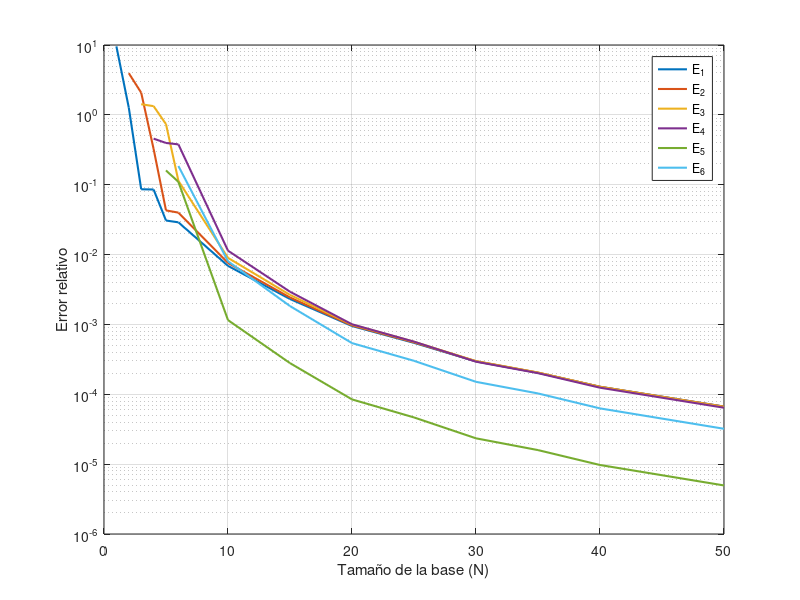
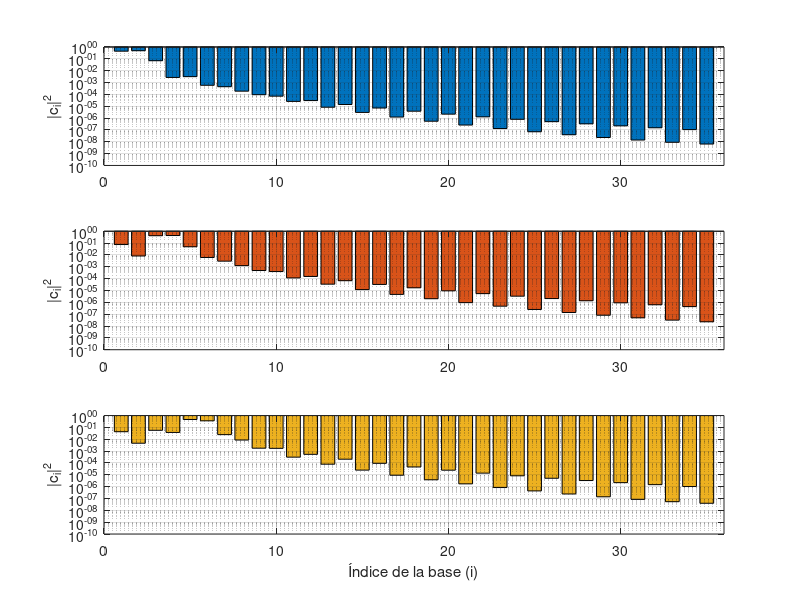
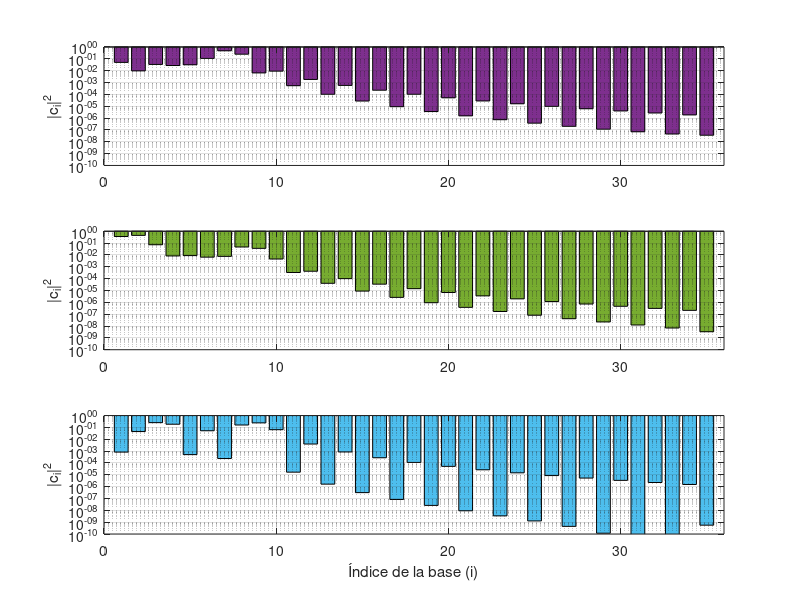
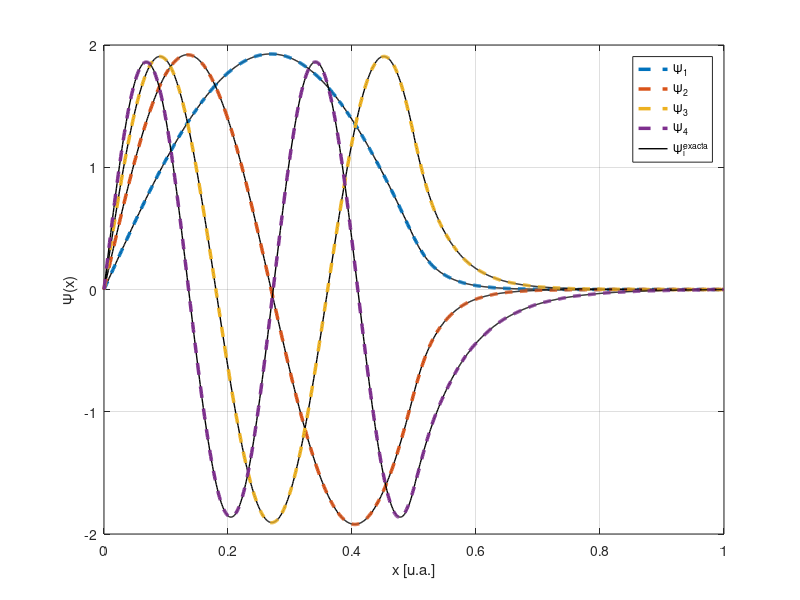

Source code (MATLAB) for these figures, in order:
clear;
clc;
close all;

%% --- Configuración global y Parámetros del Sistema ---
V_0 = 350; % Altura del escalón 
L = 1;     % Anchura de la caja [u.a.]

N_vals = [1, 2, 3, 4, 5, 6, 10, 15, 20, 25, 30, 35, 40, 50];
n_states = 6;
E_num = NaN(length(N_vals), n_states);
colores_estado = lines(n_states);

%% =========================================================================
% SECCIÓN 1: ENSAMBLAJE MATRICIAL NUMÉRICO Y BÚSQUEDA ANALÍTICA 
% =========================================================================
% Construye la matriz de perturbación analítica imponiendo las reglas de selección de paridad y obtiene el espectro FDM.
% Paralelamente, localiza las raíces analíticas exactas (E_exa) solventando las ecuaciones trascendentales.

% 1.1 Cálculo de autovalores numéricos mediante diagonalización
for n_idx = 1:length(N_vals)
    n_max = N_vals(n_idx);
    H = zeros(n_max, n_max);
    for i = 1:n_max
        for j = 1:n_max
            if i == j
                H(i,j) = ((pi*i)^2 + V_0)/2;
            elseif mod(i+j,2) ~= 0 && mod(i-j,2) ~= 0
                H(i,j) = V_0*(sin(pi*(i+j)/2)/(i+j) - sin(pi*(i-j)/2)/(i-j))/pi;
            end
        end
    end
    [phi_tmp, E_tmp] = eig(H);
    diagE = diag(E_tmp);
    limit = min(n_max, n_states);
    E_num(n_idx, 1:limit) = diagE(1:limit)';
    
    % Se guarda los autovectores para N=35
    if n_max == 35
        phi_35 = phi_tmp;
    end
end

% 1.2 Búsqueda de autovalores analíticos exactos (solución trascendental)
% (Se emplea una matriz auxiliar masiva N=100 para semillar el fzero de forma robusta)
H_seed = zeros(100, 100);
for i = 1:100
    for j = 1:100
        if i == j
            H_seed(i,j) = ((pi*i)^2 + V_0)/2;
        elseif mod(i+j,2) ~= 0 && mod(i-j,2) ~= 0
            H_seed(i,j) = V_0*(sin(pi*(i+j)/2)/(i+j) - sin(pi*(i-j)/2)/(i-j))/pi;
        end
    end
end
[~, E_tmp_seed] = eig(H_seed);
semillas = sort(diag(E_tmp_seed));

g1 = @(E) sqrt(2*(V_0-E)) .* sin(sqrt(2*E)/2) .* sinh(sqrt(2*(V_0-E))/2) + ...
          sqrt(2*E) .* cos(sqrt(2*E)/2) .* cosh(sqrt(2*(V_0-E))/2);
g2 = @(E) sqrt(2*E) .* cos(sqrt(2*E)/2) .* sin(sqrt(2*(E-V_0))/2) + ...
          sqrt(2*(E-V_0)) .* cos(sqrt(2*(E-V_0))/2) .* sin(sqrt(2*E)/2);

E_exa = zeros(1,n_states);
opts_fzero = optimset('Display', 'off');
for n = 1:n_states
    if semillas(n) < V_0
        E_exa(n) = fzero(g1, semillas(n), opts_fzero);
    else
        E_exa(n) = fzero(g2, semillas(n), opts_fzero);
    end
end

% Cálculo de errores relativos
err = abs(E_num - E_exa) ./ E_exa;

%% =========================================================================
% SECCIÓN 2: CONVERGENCIA GLOBAL DEL ERROR RELATIVO
% =========================================================================
% Ilustra el error numérico frente al tamaño de la base
fig0 = figure();
hold on;
for n = 1:n_states
    plot(N_vals, err(:,n), '-', 'LineWidth', 1.5, 'Color', colores_estado(n,:), 'DisplayName', sprintf('E_%d', n));
end
set(gca, 'YScale', 'log');
xlabel('Tamaño de la base (N)');
ylabel('Error relativo');
legend('Location', 'northeast');
grid on; box on;
xlim([0 50]);
%print(fig0, 'Convergencia_error_escalon.png', '-dpng', '-r300');

%% =========================================================================
% SECCIÓN 3: DECAIMIENTO DEL PESO ESTADÍSTICO DE LA BASE
% =========================================================================
% Justifica matemáticamente el truncamiento en N=35 mostrando que la probabilidad |c_i|^2 de armónicos superiores cae a cotas despreciables (< 10^-6).
% Se divide en dos paneles: ligados (E<V0) y libres (E>V0).

% Panel (a): Estados ligados (1 a 3)
fig_coef_1 = figure('Name', 'Coeficientes Ligados');
for k = 1:3
    n = k;
    subplot(3, 1, k);
    bar(1:35, abs(phi_35(:, n)).^2, 'FaceColor', colores_estado(n,:));
    set(gca, 'YScale', 'log');
    ylim([1e-10, 1]);
    xlim([0 36]);
    ylabel('|c_i|^2');
    grid on;
    if k == 3
        xlabel('Índice de la base (i)');
    end
end
%print(fig_coef_1, 'Coeficientes_escalon_1.png', '-dpng', '-r300');

% Panel (b): Estados libres/sobre barrera (4 a 6)
fig_coef_2 = figure('Name', 'Coeficientes Libres');
for k = 1:3
    n = k + 3;
    subplot(3, 1, k);
    bar(1:35, abs(phi_35(:, n)).^2, 'FaceColor', colores_estado(n,:));
    set(gca, 'YScale', 'log');
    ylim([1e-10, 1]);
    xlim([0 36]);
    ylabel('|c_i|^2');
    grid on;
    if k == 3
        xlabel('Índice de la base (i)');
    end
end
%print(fig_coef_2, 'Coeficientes_escalon_2.png', '-dpng', '-r300');

%% =========================================================================
% SECCIÓN 4: RECONSTRUCCIÓN ESPACIAL DE LAS FUNCIONES DE ONDA
% =========================================================================
% Superpone la combinación lineal generada por los autovectores (N=35) con las funciones definidas a tramos exactas
x = linspace(0, L, 1000);
psi_num = zeros(n_states, length(x));

for state = 1:n_states
    for i = 1:35
        basis = sqrt(2/L) * sin(i * pi * x / L);
        psi_num(state, :) = psi_num(state, :) + phi_35(i, state) * basis;
    end
end

% Construcción de las funciones de onda analíticas exactas (a tramos)
psi_exa = zeros(n_states, length(x));
for n = 1:n_states
    E_val = E_exa(n);
    k = sqrt(2*E_val);
    if E_val < V_0
        kappa = sqrt(2*(V_0-E_val));
        idx_izq = (x <= L/2);
        psi_exa(n, idx_izq) = sin(k * x(idx_izq));
        idx_der = (x > L/2);
        coef_der = sin(k * L/2) / sinh(kappa * L/2);
        psi_exa(n, idx_der) = coef_der * sinh(kappa * (L - x(idx_der)));
    else
        k_prima = sqrt(2*(E_val-V_0));
        idx_izq = (x <= L/2);
        psi_exa(n, idx_izq) = sin(k * x(idx_izq));
        idx_der = (x > L/2);
        coef_der = sin(k * L/2) / sin(k_prima * L/2);
        psi_exa(n, idx_der) = coef_der * sin(k_prima * (L - x(idx_der)));
    end
    
    % Normalizar
    norm_factor = sqrt(trapz(x, abs(psi_exa(n,:)).^2));
    psi_exa(n,:) = psi_exa(n,:) / norm_factor;
    norm_factor_num = sqrt(trapz(x, abs(psi_num(n,:)).^2));
    psi_num(n,:) = psi_num(n,:) / norm_factor_num;
    
    % Corrección de fase (alinear signos)
    if dot(psi_num(n,:), psi_exa(n,:)) < 0
        psi_num(n,:) = -psi_num(n,:);
    end
end

% Panel (a): Funciones de onda ligadas bajo la barrera (E < V0)
fig1 = figure('Name', 'Ondas Ligadas');
hold on;
for i = 1:4
    plot(x, psi_exa(i,:), '-', 'Color', 'k', 'LineWidth', 1.0, 'HandleVisibility', 'off');
    plot(x, psi_num(i,:), '--', 'Color', colores_estado(i,:), 'LineWidth', 2.5, 'DisplayName', sprintf('\\Psi_%d', i));
end
plot(NaN, NaN, 'k-', 'LineWidth', 1.0, 'DisplayName', '\Psi_i^{exacta}');
xlabel('x [u.a.]');
ylabel('\Psi(x)');
legend('Location', 'best');
grid on; box on;
%print(fig1, 'Funcion_Onda_escalon_ligados.png', '-dpng', '-r300');

% Panel (b): Funciones de onda libres sobre la barrera (E > V0)
fig2 = figure('Name', 'Ondas Libres');
hold on;
for i = 5:6
    plot(x, psi_exa(i,:), '-', 'Color', 'k', 'LineWidth', 1.0, 'HandleVisibility', 'off');
    plot(x, psi_num(i,:), '--', 'Color', colores_estado(i,:), 'LineWidth', 2.5, 'DisplayName', sprintf('\\Psi_%d', i));
end
plot(NaN, NaN, 'k-', 'LineWidth', 1.0, 'DisplayName', '\Psi_i^{exacta}');
xlabel('x [u.a.]');
ylabel('\Psi(x)');
legend('Location', 'best');
grid on; box on;
%print(fig2, 'Funcion_Onda_escalon_libres.png', '-dpng', '-r300');

%% --- IMPRESIÓN DE RESULTADOS NUMÉRICOS ---
disp(' ');
disp('--- TABLA DE CONVERGENCIA ENERGÉTICA (N = 10, 35, 50) ---');
idx_10 = find(N_vals == 10);
idx_35 = find(N_vals == 35);
idx_50 = find(N_vals == 50);

fprintf('Nivel | Exacta(u.a.) | E(N=10)   | Err(%%) | E(N=35)   | Err(%%) | E(N=50)   | Err(%%)\n');
fprintf('---------------------------------------------------------------------------------------\n');
for n = 1:n_states
    fprintf('  E%d  | %10.4f   | %9.4f | %6.2f | %9.4f | %6.2f | %9.4f | %6.2f\n', ...
        n, E_exa(n), ...
        E_num(idx_10, n), err(idx_10, n)*100, ...
        E_num(idx_35, n), err(idx_35, n)*100, ...
        E_num(idx_50, n), err(idx_50, n)*100);
end
disp('---------------------------------------------------------------------------------------');
fprintf('Proceso completado con éxito. Gráficas generadas.\n');
